Frame 1 (no input): blank canvas, image omitted
Frame 60 (no input): blank canvas, image omitted
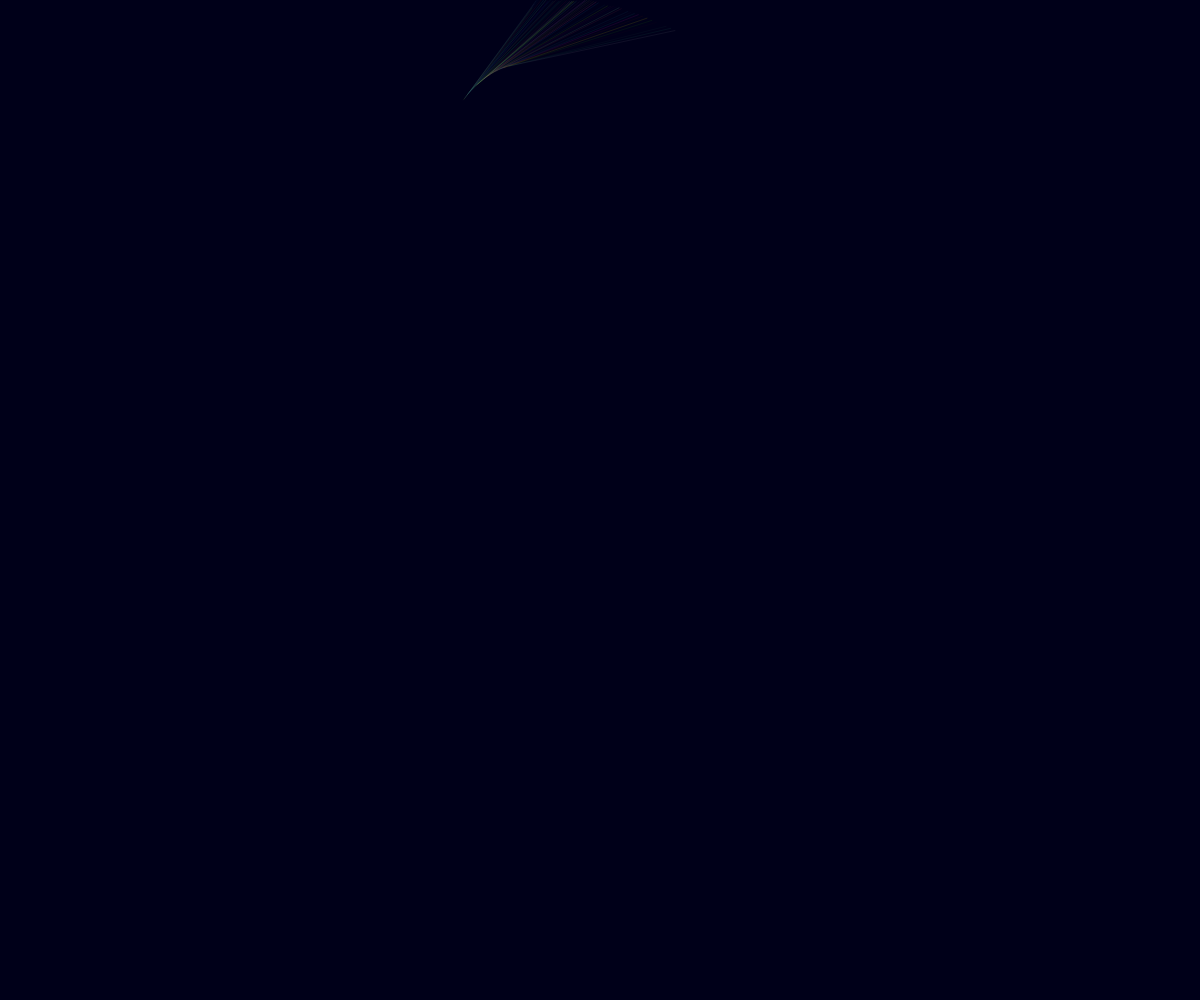
Frame 120 (the mouse pressed at the canvas centre since frame 60)

The p5.js sketch whose frames 1 and 60 were blank and that drew this single picture after the mouse press (run headless with seeded random() and noise() and a simulated clock; from frame 60 on, the mouse is pressed at the canvas centre):

// p5.js sketch
// ── sketch.js
var seeker, target, fact;
function setup() {
	createCanvas(window.innerWidth, window.innerHeight)
	seeker = new Seeker()
	target = new Target()
	fact = round(width/2)
	//background(250,150,150)
	background(0,0,25)
	noFill()
}

function draw() {
	//background(25,5)
	//stroke(0,50,50,25)
	//stroke(55,50,0,25)	
	stroke(random(255),random(255),random(255), random(30))
	seeker.attractTo()
	seeker.display()
	seeker.update()
	//seeker.checkEdge()
	target.checkEdge()
}

function Seeker(){
	this.loc = createVector(random(width/2), random(height/2))
	this.vel = createVector()
	this.acc = createVector()
}

Seeker.prototype = {
	update: function(){
		this.vel.add(this.acc)
		var v = this.vel.mag()
		this.loc.add(this.vel)
		this.acc.mult(0)
	},
	display: function(){
		var loc = this.loc
		fill(55)
		//rect(this.loc.x-3, this.loc.y-3, 6,6)
	},
	attractTo: function(){
		var desired = target.loc.copy()
		desired.sub(this.loc)
		
		var d = desired.mag(),
			maxSp = .5
		
		desired.normalize()	
		
		if(d < fact){
			desired.limit(constrain(d,0,fact,0,maxSp))
			this.wander()
		}else{
			//target.display(1)
			desired.limit(maxSp)
		}
		
		
		var attraction = desired.sub(this.vel)
		
		attraction.limit(.5)
		
		this.applyForce(attraction)
	},
	wander: function(){
		var t = createVector(random(-1,1), random(-1,1));
		t.normalize()
		t.mult(1)
		t.add(target.loc)
		line(this.loc.x, this.loc.y, target.loc.x, target.loc.y)
		//target.display(1)
		target.moveTo(t)
	},
	applyForce: function(f){
		var force = f.copy()
		this.acc.add(force)
	},
	checkEdge: function(){
		checkEdge(this)
	}
}

function Target(){
	this.loc = createVector(random(width/2), random(height/2))
	this.sp = createVector(),
	this.display = function(){
		fill(230, 50)
		ellipse(this.loc.x, this.loc.y, 50)
	},
	this.checkEdge = function(){
		checkEdge(this)
	},
	this.moveTo = function(t){		
		checkEdge({loc: t})
		var sp = t.copy().sub(this.loc)
		sp.normalize()
		sp.mult(.5)
		this.sp.add(sp)
		this.loc.add(this.sp)
	}
}

function checkEdge(obj){
	if(obj.vel){	
		if(obj.loc.x < 0 || obj.loc.x > width){
			obj.vel.x *= -1
		}else if (obj.loc.y < 0 || obj.loc.y > height){
			obj.vel.y *= -1
		}
	}else{
		if(obj.loc.x < 0 || obj.loc.x > width || obj.loc.y < 0 || obj.loc.y > height){
			var toCenter = createVector(width/2, height/2)
			toCenter.sub(obj.loc)
			toCenter.normalize()
			toCenter.mult(2)
			obj.loc.add(toCenter)
		}
	}
}

function mousePressed(){
	background(0,0,25)
}
